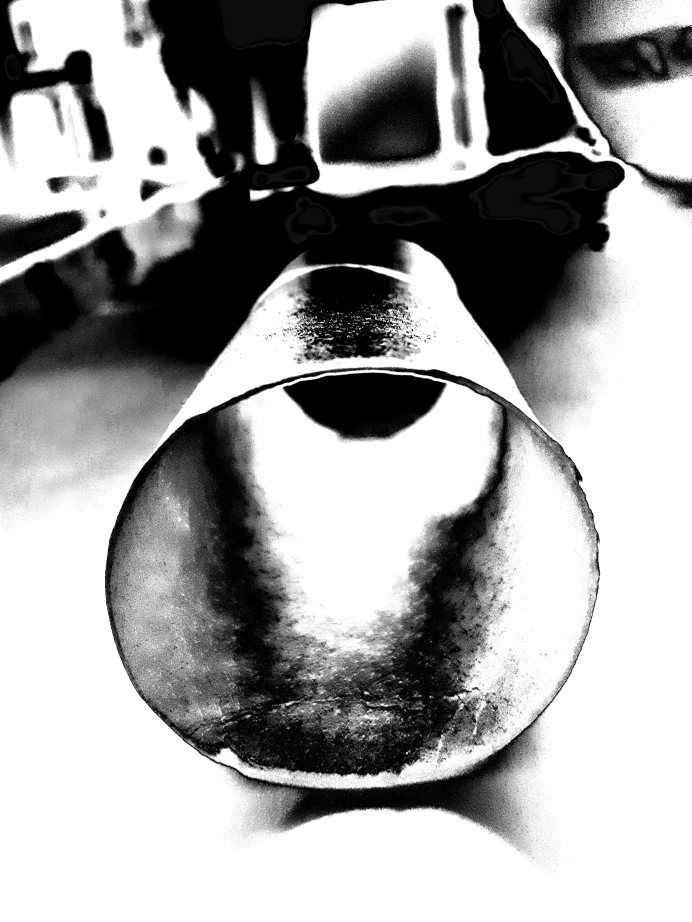
#> input picture data/cylindre_NB.jpeg, 3456 x 4608 px, found by its file name (shown at 1/5 size)
$ jupyter execute cylindre.ipynb
#> lines starting #> are read from the running program, lines starting #| are printed output that depends on the picture; after the words box and inside, x2 and y2 are one past the last pixel; in counts of white or black regions, pixels touching at a corner belong together
[cell 1]
import matplotlib.pyplot as plt
import numpy as np
from sklearn.cluster import KMeans
from sklearn.preprocessing import PolynomialFeatures
from sklearn.linear_model import LinearRegression
import cv2
from collections import Counter
from random import sample

[cell 2]
path = r"C:\Users\John\Desktop\jupyter_notebooks\Porosimetre\data\cylindre_blanc_2.png"
path = r"C:\Users\John\Desktop\jupyter_notebooks\Porosimetre\data\cylindre_NB.jpeg"
img = plt.imread(path)
#> img is the input picture: shape (4608, 3456, 3); min 0, max 255, mean 161.6
img = cv2.resize(img, None, fx=0.1, fy=0.1)
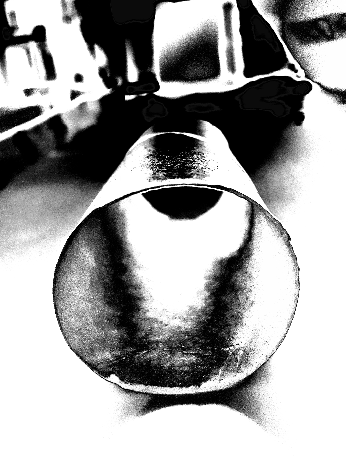
#> img: shape (461, 346, 3); min 0, max 255, mean 161.8
plt.imshow(img)
img.shape
#> Out = (461, 346, 3)

[cell 3]
h, w, channels = img.shape
#> h = 461; w = 346; channels = 3
pixels = img.reshape(-1, channels)
coordinates = np.column_stack([np.repeat(np.arange(w), h), np.tile(np.arange(h), w)])

[cell 4]
kmeans = KMeans(n_clusters=2)
kmeans.fit(pixels)
labels = kmeans.labels_
Counter(labels)

[cell 5]
labels_img = labels.reshape(img.shape[0], img.shape[1])
plt.imshow(labels_img)
plt.colorbar()
plt.show()

[cell 6]
# Visualisons chaque cluster séparément
fig, ax = plt.subplots(len(set(labels))//2, 2, figsize=(15, 15))
ax = ax.flatten()
for i in range(len(set(labels))):
    mask = (labels_img == i)
    cluster_img = np.full_like(img, 255)
    cluster_img[mask] = [0, 0, 0] #sample(list(np.linspace(0, 1 ,100)), 3) + [1]  # Rouge (RGB)
    #cluster_img[mask] = img[mask]
    ax[i].imshow(cluster_img)
    ax[i].set_title(f"Cluster {i}")
    ax[i].axis('off')
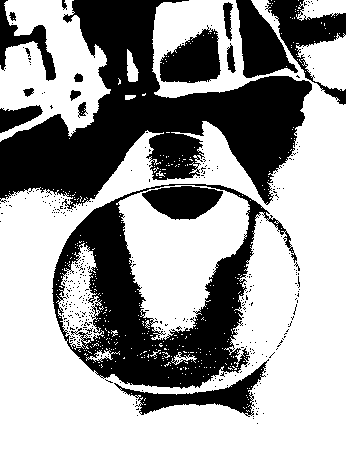
#> cluster_img: shape (461, 346, 3); 62.4% white; 384 black regions (366 under 20 px), largest, box (x1, y1, x2, y2) and area: (0, 0, 312, 210) 27357, (52, 184, 297, 389) 17301, (265, 0, 346, 105) 2714

[cell 7]
# Un masque pour le cluster
mask = np.isin(labels_img, [0])
# Un masque pour une image vide
cluster_img = np.full_like(img, 255)
# Superposition du masque du cluster sur le masque de l'image vide
cluster_img[mask] = [0, 0, 0] #sample(list(np.linspace(0, 1 ,100)), 3) + [1] # Blanc (RGBA)
# Visualisation
plt.imshow(cluster_img)
plt.show()
cluster_img.shape

[cell 8]
# le cluster 12 apportent le complément à cette image mais il faut séparer spatialement la partie intéressante du reste de l'image
mask = np.isin(labels_img, [1])
cluster_img_comp = np.full_like(img, 0)
cluster_img_comp[mask] = [255, 255, 255] #sample(list(np.linspace(0, 255 ,100)), 3)
plt.imshow(cluster_img_comp)

[cell 9]
import numpy as np
import matplotlib.pyplot as plt
from sklearn.cluster import DBSCAN

# 1. Extraire les coordonnées des points non-noirs
points = np.argwhere(cluster_img_comp[:, :, :2].sum(axis=2) > 0)

# 2. Appliquer DBSCAN
dbscan = DBSCAN(eps=3, min_samples=9)
labels_dbscan = dbscan.fit_predict(points)

# 3. Visualiser
plt.figure(figsize=(10, 6))
plt.imshow(cluster_img_comp)

n_clusters = len(set(labels_dbscan)) - (1 if -1 in labels_dbscan else 0)
colors = plt.cm.tab20(np.linspace(0, 1, n_clusters))

for i, color in enumerate(colors):
    mask = (labels_dbscan == i)
    plt.scatter(points[mask, 1], points[mask, 0], color=color, s=1, label=f'Cluster {i}')

if -1 in labels_dbscan:
    mask = (labels_dbscan == -1)
    plt.scatter(points[mask, 1], points[mask, 0], color='gray', s=1, label='Bruit')

plt.legend()
plt.title("Clusters DBSCAN")
plt.show()
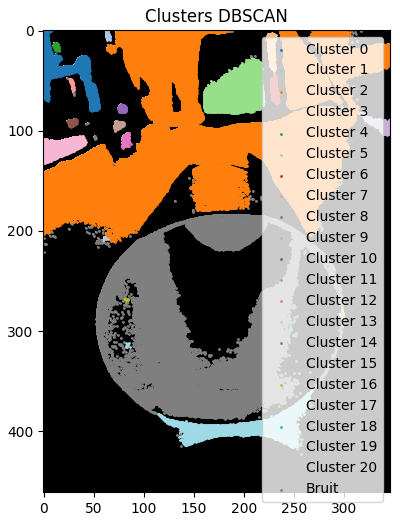
#> figure drawn by matplotlib, 1 panel
set(labels_dbscan)
Counter(labels_dbscan)

[cell 10]
# Visualiser uniquement le cluster 6
for i in [14]:
    mask = (labels_dbscan == i)
    plt.scatter(points[mask, 1], points[mask, 0], color=colors[i], s=5, label=f'Cluster {i}')

[cell 11]
# On extrait les coordonnées des points du cluster 6
mask = np.where(np.isin(labels_dbscan, [14]))
labels_dbscan_coords_1 = [[i, j] for i, j in zip(points[mask, 0], points[mask, 1])]
labels_dbscan_coords_1 = np.array(labels_dbscan_coords_1)
labels_dbscan_coords_1 = labels_dbscan_coords_1.T[:,:,-1]
print(labels_dbscan_coords_1)

[cell 12]
# le cluster 12 apportent le complément à cette image mais il faut séparer spatialement la partie intéressante du reste de l'image
mask = np.isin(labels_img, [0])
cluster_img_comp = np.full_like(img, 0)
cluster_img_comp[mask] = [255, 255, 255] #sample(list(np.linspace(0, 255 ,100)), 3)
plt.imshow(cluster_img_comp)

[cell 13]
import numpy as np
import matplotlib.pyplot as plt
from sklearn.cluster import DBSCAN

# 1. Extraire les coordonnées des points non-noirs
points = np.argwhere(cluster_img_comp[:, :, :2].sum(axis=2) > 0)

# 2. Appliquer DBSCAN
dbscan = DBSCAN(eps=2, min_samples=13)
labels_dbscan = dbscan.fit_predict(points)

# 3. Visualiser
plt.figure(figsize=(10, 6))
plt.imshow(cluster_img_comp)

n_clusters = len(set(labels_dbscan)) - (1 if -1 in labels_dbscan else 0)
colors = plt.cm.tab20(np.linspace(0, 1, n_clusters))

for i, color in enumerate(colors):
    mask = (labels_dbscan == i)
    plt.scatter(points[mask, 1], points[mask, 0], color=color, s=1, label=f'Cluster {i}')

if -1 in labels_dbscan:
    mask = (labels_dbscan == -1)
    plt.scatter(points[mask, 1], points[mask, 0], color='gray', s=5, label='Bruit')

plt.legend()
plt.title("Clusters DBSCAN")
plt.show()
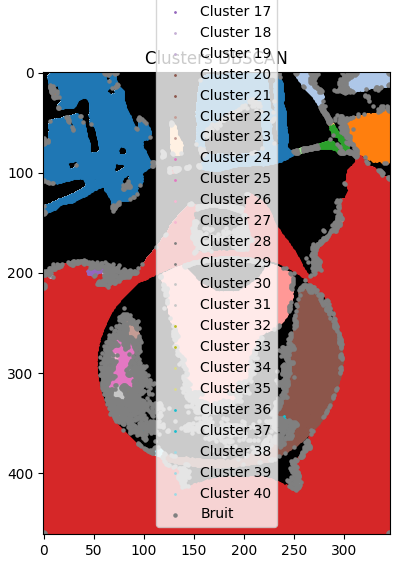
#> figure drawn by matplotlib, 1 panel
set(labels_dbscan)
Counter(labels_dbscan)

[cell 14]
# Visualiser uniquement le cluster 6
for i in [21]:
    mask = (labels_dbscan == i)
    plt.scatter(points[mask, 1], points[mask, 0], color=colors[i], s=5, label=f'Cluster {i}')

[cell 15]
# On extrait les coordonnées des points du cluster 6
mask = np.where(np.isin(labels_dbscan, [21]))
labels_dbscan_coords_2 = [[i, j] for i, j in zip(points[mask, 0], points[mask, 1])]
labels_dbscan_coords_2 = np.array(labels_dbscan_coords_2)
labels_dbscan_coords_2 = labels_dbscan_coords_2.T[:,:,-1]
print(labels_dbscan_coords_2)

[cell 16]
# On rajoute à cluster_img les points du cluster 6
result_img = np.full_like(img, 255)
for i,j in (np.vstack((labels_dbscan_coords_1, labels_dbscan_coords_2))):
    result_img[i,  j, :] = [0, 0, 0]  # Rouge (RGB)

[cell 17]
plt.imshow(result_img)
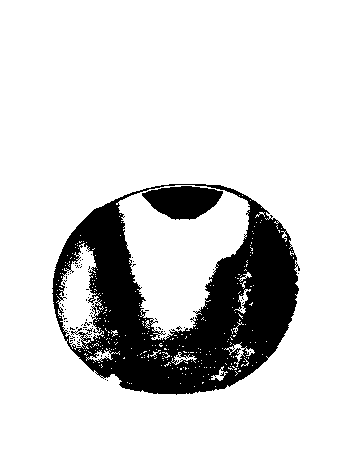
#> shown: shape (461, 346, 3); 83.5% white; 83 black regions (81 under 20 px), largest, box (x1, y1, x2, y2) and area: (52, 184, 300, 395) 24211, (142, 186, 223, 220) 1889

[cell 18]
contour = []
for line in range(result_img.shape[0]):
    try:
        ind_min = np.min(np.where(np.all(result_img[line] == [0, 0, 0], axis=1)))
        ind_max = np.max(np.where(np.all(result_img[line] == [0, 0, 0], axis=1)))
        contour.append([line, ind_min])
        contour.append([line, ind_max])
    except:
        pass
contour = np.array(contour)

[cell 19]
plt.scatter(contour[:,1], contour[:,0], s=1)

[cell 20]
O = np.array([180, 260])
rho = [np.sqrt((x-O[1])**2 + (y-O[0])**2) for x,y in contour]
phi = [np.arctan2(x-O[1], y-O[0]) for x,y in contour]
plt.scatter(phi, rho, s=1)
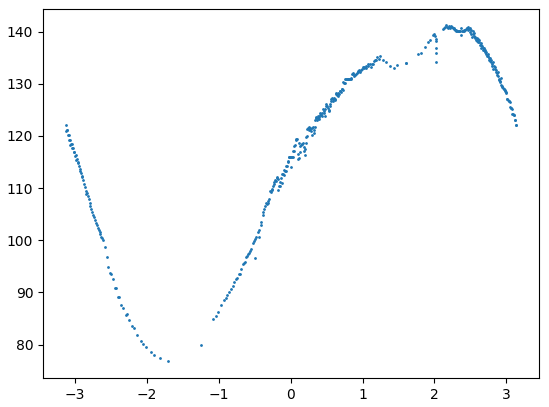
#> figure drawn by matplotlib, 1 panel

[cell 21]
#specify degree of 3 for polynomial regression model
#include bias=False means don't force y-intercept to equal zero
poly = PolynomialFeatures(degree=10, include_bias=False)

#reshape data to work properly with sklearn
poly_features = poly.fit_transform(np.array(phi).reshape(-1, 1))

#fit polynomial regression model
poly_reg_model = LinearRegression()
poly_reg_model.fit(poly_features, rho)

[cell 22]
rho_pred = poly_reg_model.predict(poly_features)
y = (rho_pred) * np.cos(phi) + O[0]
x = (rho_pred) * np.sin(phi) + O[1]
plt.scatter(x, y, s=1)
plt.scatter(contour[:,0], contour[:,1], s=1)
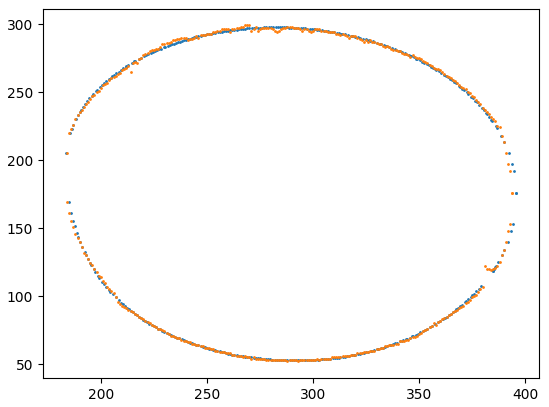
#> figure drawn by matplotlib, 1 panel

[cell 23]
plt.scatter(phi, rho, s=1)
plt.scatter(phi, rho_pred, s=1)
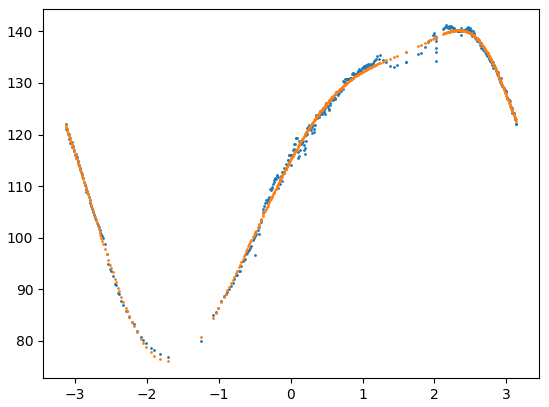
#> figure drawn by matplotlib, 1 panel

[cell 24]
phi_ = np.linspace(-np.pi, np.pi, 1000)
phi_poly_ = poly.transform(phi_.reshape(-1, 1))
rho_poly_ = poly_reg_model.predict(phi_poly_)
plt.scatter(phi_, rho_poly_, s=1)
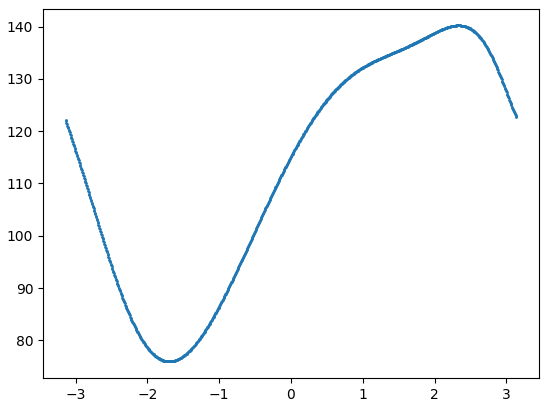
#> figure drawn by matplotlib, 1 panel

[cell 25]
y_ = (rho_poly_) * np.cos(phi_) + O[0]
x_ = (rho_poly_) * np.sin(phi_) + O[1]
plt.scatter(x_, y_, s=1)
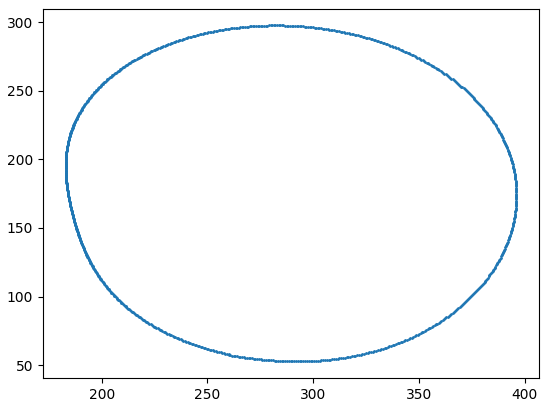
#> figure drawn by matplotlib, 1 panel

$ run again, with data/15_5.png saved as data/cylindre_NB.jpeg
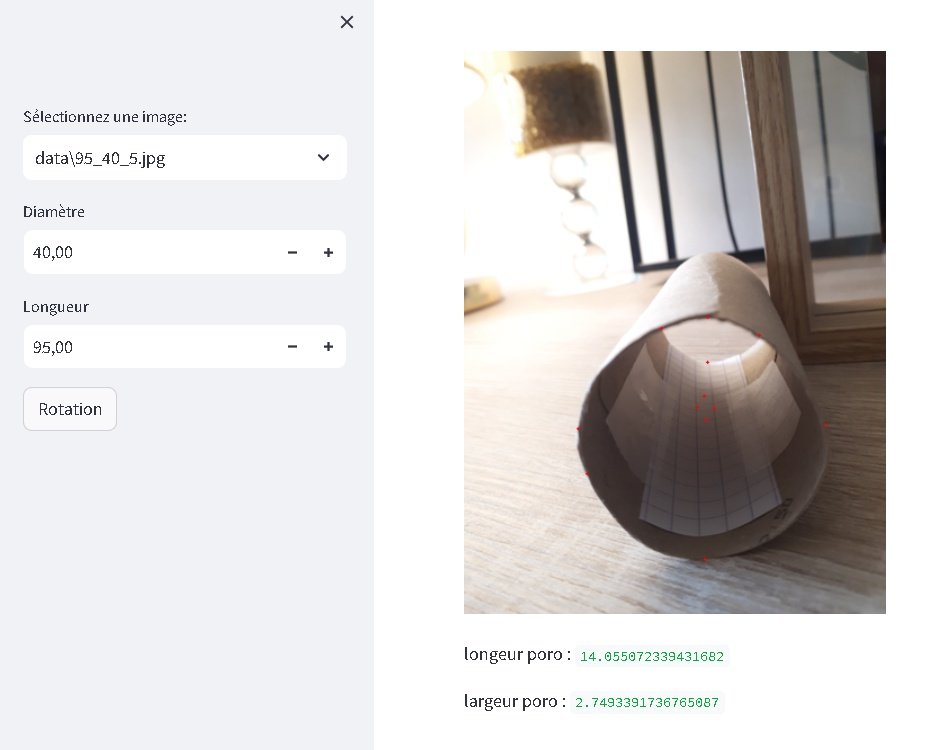
#> input picture data/15_5.png, 949 x 750 px, found by its file name
#> img is the input picture: shape (750, 949, 3); mean R, G, B 217.5, 214.9, 214.1
#> img: shape (75, 95, 3)
#> after the loop `for i in range(len(set(labels))):`:
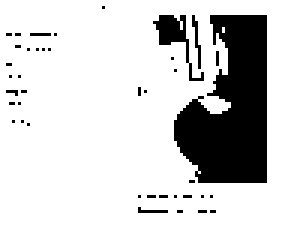
#> cluster_img: shape (75, 95, 3) (shown 3 times larger); 80.5% white; 40 black regions (37 under 20 px), largest, box (x1, y1, x2, y2) and area: (58, 5, 89, 61) 1185, (51, 5, 68, 27) 103, (64, 5, 67, 23) 21
#> `[cell 20] O = np.array([180, 260]) rho = [np.sqrt((x-O[1])**2 + (y-O[0..`:
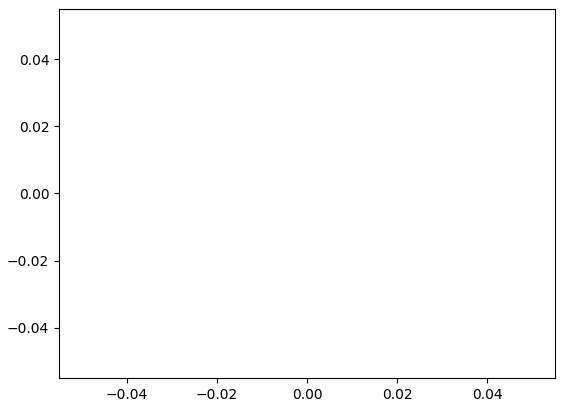
#> figure drawn by matplotlib, 1 panel
